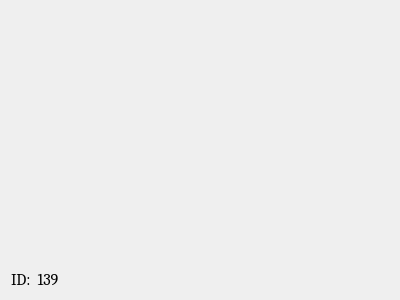
<?xml version="1.0" encoding="UTF-8"?>
<ui version="4.0">
 <class>About</class>
 <widget class="QDialog" name="About">
  <property name="geometry">
   <rect>
    <x>0</x>
    <y>0</y>
    <width>400</width>
    <height>300</height>
   </rect>
  </property>
  <property name="windowTitle">
   <string>Dialog</string>
  </property>
  <layout class="QGridLayout" name="gridLayout">
   <item row="0" column="0">
    <layout class="QVBoxLayout" name="verticalLayout">
     <item>
      <spacer name="verticalSpacer">
       <property name="orientation">
        <enum>Qt::Vertical</enum>
       </property>
       <property name="sizeHint" stdset="0">
        <size>
         <width>20</width>
         <height>228</height>
        </size>
       </property>
      </spacer>
     </item>
     <item>
      <layout class="QHBoxLayout" name="horizontalLayout">
       <item>
        <widget class="QLabel" name="label">
         <property name="font">
          <font>
           <family>Cambria</family>
           <pointsize>12</pointsize>
          </font>
         </property>
         <property name="text">
          <string>ID:  139</string>
         </property>
        </widget>
       </item>
       <item>
        <spacer name="horizontalSpacer">
         <property name="orientation">
          <enum>Qt::Horizontal</enum>
         </property>
         <property name="sizeHint" stdset="0">
          <size>
           <width>288</width>
           <height>20</height>
          </size>
         </property>
        </spacer>
       </item>
      </layout>
     </item>
    </layout>
   </item>
  </layout>
 </widget>
 <resources/>
 <connections/>
</ui>
